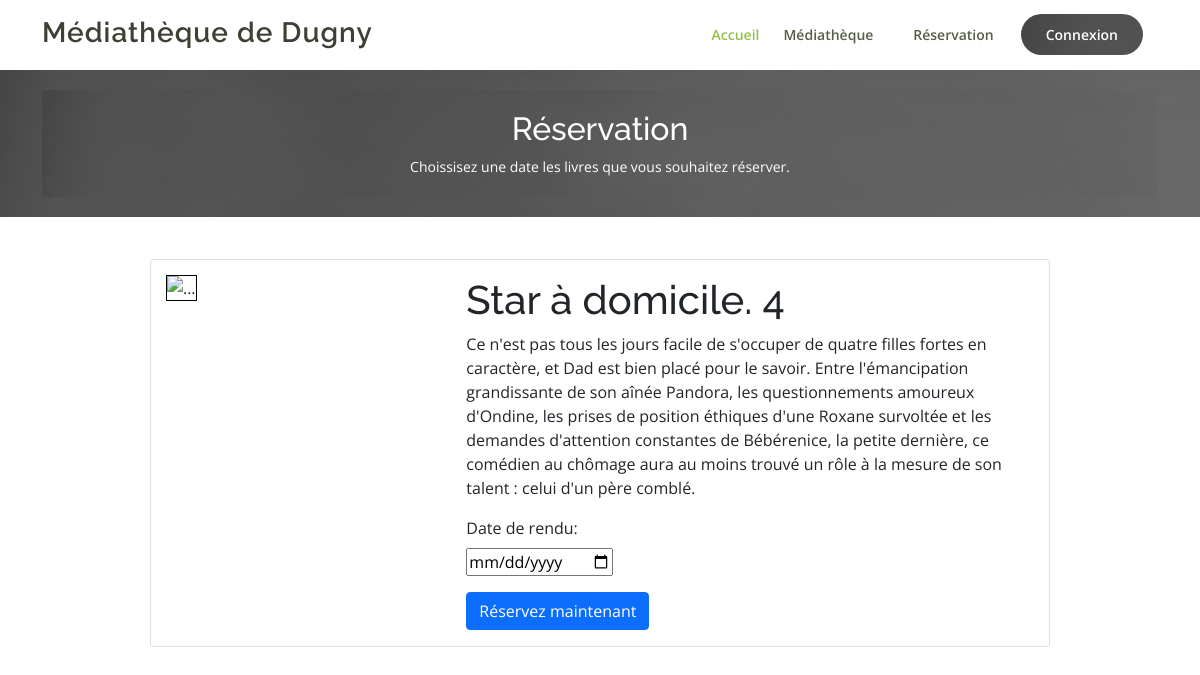
The app's page /page-reservation.php?id=1 with its own data.
### tables this page shows
CREATE TABLE IF NOT EXISTS `media` (
  `id` smallint UNSIGNED NOT NULL AUTO_INCREMENT,
  `Titre` varchar(50) NOT NULL,
  `Auteur` varchar(50) NOT NULL,
  `Type` varchar(40) NOT NULL,
  `Description` text NOT NULL,
  `Etat` varchar(40) NOT NULL,
  `Date_emprunt` date DEFAULT NULL,
  `Date_rendu` date DEFAULT NULL,
  `Lien_image` text NOT NULL,
  PRIMARY KEY (`id`)
);

### model/Functions.php (called while the page is built, shortened)
<?php
require_once 'bdd.php';
class Functions
{
    private $req;
    private $id;
    public function setReq($req)
    {
        $this->req = $req;
    }
    public function getReq()
    {
        return $this->req;
    }
    public function setId($id)
    {
        $this->id = $id;
    }
    public function getId()
    {
        return $this->id;
    }
    public function fetch_media_info()
    {
        $bdd = new bdd();
        $req=$bdd->getStart()->prepare('SELECT * FROM media WHERE id = :id');
        $req->execute(array(
            'id'=>$this->getId()
        ));
    }
}

### model/bdd.php (called while the page is built)
<?php
class bdd
{
    private $bdd;
    public function __construct()
    {
        try {
            $this->bdd = new PDO('mysql:host=localhost;dbname=library;charset=utf8', 'root', '');
            $this->bdd->exec('SET CHARACTER SET utf8');
        }
       catch(Exception $e){
            die('Erreur : '.$e->getMessage());
       }
    }
    public function getStart(){
        return $this->bdd;
    }
}

### page-reservation.php (the view, shortened to what this page needs)
<?php include './inc/header_1.php'; ?>
<?php include './inc/navbar.php'; ?>
<?php require_once './model/Functions.php'; ?>
<?php
        $function = new Functions();
        $function->setId($_GET['id']);
        $function->fetch_media_info();
        $a = $function->getReq();
?>
<main id="main">
    <section id="breadcrumbs" class="breadcrumbs">
        <div class="breadcrumb-hero">
            <div class="container">
                <div class="breadcrumb-hero">
                    <h2>Réservation</h2>
                    <p>Choissisez une date les livres que vous souhaitez réserver.</p>
                </div>
            </div>
        </div>
        <div class="card mb-3" id = "Item_res">
            <div class="row g-0">
                <div class="col-md-4">
                    <img src="<?php echo $a['Lien_image']; ?>" alt="..." style ="width: 200px" id ="img-size">
                </div>
                <div class="col-md-8">
                    <div class="card-body">
                        <h1 class="card-title"><?php echo $a['Titre']; ?></h1>
                        <p class="card-text"><?php echo $a['Description']; ?></p>
                        <?php
                            if ($a['Date_emprunt'] == null AND $a['Date_rendu'] == null){
                                echo '<form method="post" action="traitement/traitement_reservation.php">';
                                echo '<label class="mb-2">Date de rendu:</label></br>';
                                echo '<input type="date" name="Date_rendu" class="input-text" placeholder="dd/mm/yyyy" required></br>';
                                echo '<input type="submit" class="btn btn-primary btn-user btn-block mt-3" value="Réservez maintenant">';
                                echo '</form>';
                            }
                            else{
                                echo '<p class="card-text"><small class="text-muted">Ce livre est actuellement emprunter date de retour :</br>'.$a['Date_rendu'].'</small></p>';
                            }
                        ?>
                    </div>
                </div>
            </div>
        </div>
    </section>
</main>
</body>
</html>

### assets/css/style.css (style rules this page uses)
#img-size { margin: 5%; border: solid 1px black; }
#Item_res { margin: 0px 150px; margin-top: 3.5%; }
body { font-family: "Open Sans", sans-serif; }
h1, h2, h3, h4, h5, h6 { font-family: "Raleway", sans-serif; }
@media (prefers-reduced-motion: no-preference) { :root { scroll-behavior: auto; } }
#main { margin-top: 70px; z-index: 3; position: relative; }
section { padding-bottom: 60px; overflow: hidden; }
.breadcrumbs { padding: 0; }
.breadcrumbs .breadcrumb-hero { text-align: center; background-image:url("../img/fondgrisblanc.png"); padding: 20px 0; color: #fff; }
.breadcrumbs .breadcrumb-hero h2 { font-size: 32px; font-weight: 500; }
.breadcrumbs .breadcrumb-hero p { font-size: 14px; margin-bottom: 0; }

### records on screen
media: Titre "Star à domicile. 4", Description "Ce n'est pas tous les jours facile de s'occuper de quatre filles fortes en caractère, et Dad est bien placé pour le savoir. Entre l'émancipation grandissante de son aînée Pandora, les questionnements amoureux d'Ondine, les prises de position éthiques d'une Roxane survoltée et les demandes d'attention constantes de Bébérenice, la petite dernière, ce comédien au chômage aura au moins trouvé un rôle à la mesure de son talent : celui d'un père comblé."
